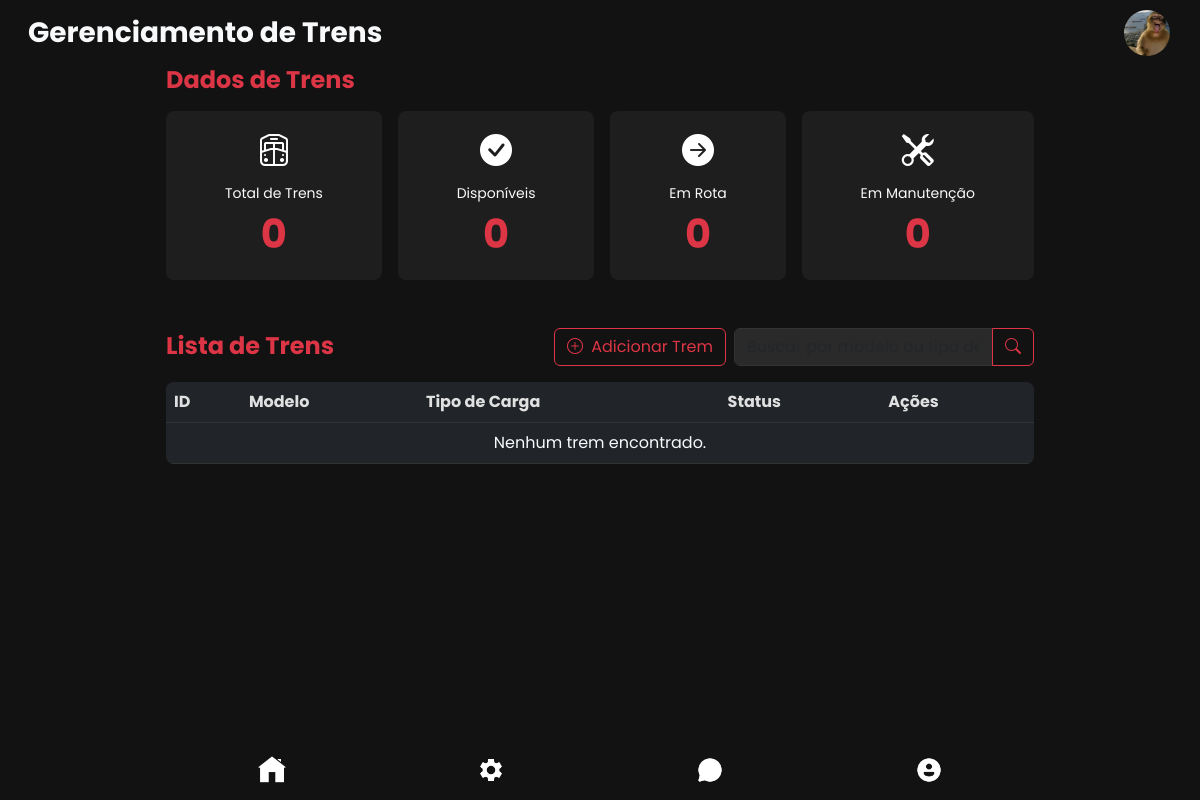
Before: /public/adm/trens.php (signed in) with the older database file.
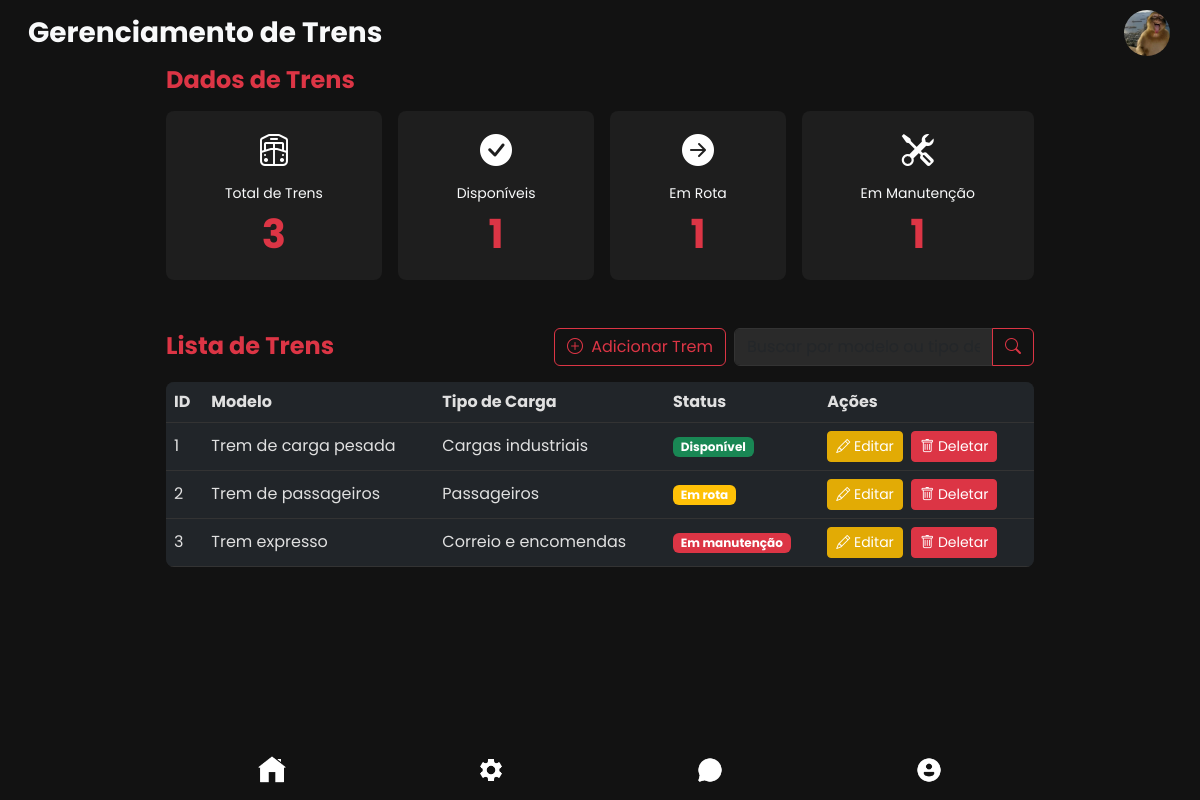
After: the same page with the newer database file.
### tables this page shows
CREATE TABLE Trens (
    id INT PRIMARY KEY AUTO_INCREMENT,
    modelo VARCHAR (50) NOT NULL,
    tipo_carga VARCHAR(50) NOT NULL,
    status ENUM('Disponível', 'Em rota', 'Em manutenção')
);

### public/adm/trens.php (the view, shortened to what this page needs)
<?php
require "../../config/bd.php";
$stmt_total = $conn->prepare("SELECT COUNT(*) as total FROM Trens");
$stmt_total->execute();
$total_trens = $stmt_total->get_result()->fetch_assoc()['total'];
$stmt_disponiveis = $conn->prepare("SELECT COUNT(*) as total FROM Trens WHERE status = 'Disponível'");
$stmt_disponiveis->execute();
$trens_disponiveis = $stmt_disponiveis->get_result()->fetch_assoc()['total'];
$stmt_em_rota = $conn->prepare("SELECT COUNT(*) as total FROM Trens WHERE status = 'Em rota'");
$stmt_em_rota->execute();
$trens_em_rota = $stmt_em_rota->get_result()->fetch_assoc()['total'];
$stmt_manutencao = $conn->prepare("SELECT COUNT(*) as total FROM Trens WHERE status = 'Em manutenção'");
$stmt_manutencao->execute();
$trens_manutencao = $stmt_manutencao->get_result()->fetch_assoc()['total'];
$busca = $_GET['busca'] ?? '';
$where_clause = !empty($busca) ? "WHERE (t.modelo LIKE ? OR t.tipo_carga LIKE ?)" : "";
$stmt_trens = $conn->prepare("SELECT t.id, t.modelo, t.tipo_carga, t.status
                                   FROM Trens t
                                   $where_clause
                                   ORDER BY t.id ASC
                                   LIMIT 20");
$stmt_trens->execute();
$trens = $stmt_trens->get_result()->fetch_all(MYSQLI_ASSOC);
?>
<!DOCTYPE html>
<html lang="pt-BR">
<head>
    <link href="https://cdn.jsdelivr.net/npm/bootstrap@5.3.0/dist/css/bootstrap.min.css" rel="stylesheet" />
    <link rel="stylesheet" href="https://cdn.jsdelivr.net/npm/bootstrap-icons@1.11.0/font/bootstrap-icons.css">
</head>
<body>
    <header class="bg-transparent">
        <nav class="navbar navbar-expand-lg navbar-dark bg-transparent px-3 py-2">
            <div class="container-fluid">
                <div class="d-flex justify-content-between align-items-center w-100">
                    <div class="text-oi">
                        <h1 class="text-light fw-bold mb-0 fs-3">Gerenciamento de Trens</h1>
                    </div>
                    <div class="pfp">
                        <img src="<?php echo htmlspecialchars($_SESSION['foto'] ?? '../../assets/img/perfil.png'); ?>" alt="Foto de perfil" class="pfp-img" />
                    </div>
                </div>
            </div>
        </nav>
    </header>
    <main class="container px-3" style="max-width: 900px; margin-bottom: 2rem;">
        <div class="stats mb-5">
            <div class="stats-titulo mb-3">
                <h3 class="text-danger fw-bold fs-4">Dados de Trens</h3>
            </div>
            <div class="stats-grid d-flex flex-wrap justify-content-between gap-3">
                <div class="card card-hover d-flex flex-column align-items-center text-center rounded-3 flex-fill p-3">
                    <div class="stat-icon mb-2">
                        <i class="bi bi-train-freight-front"></i>
                    </div>
                    <div class="stat-text w-100">
                        <div class="stat-label text-light small">Total de Trens</div>
                        <div class="stat-number"><?php echo number_format($total_trens); ?></div>
                    </div>
                </div>
                <div class="card card-hover d-flex flex-column align-items-center text-center rounded-3 flex-fill p-3">
                    <div class="stat-icon mb-2">
                        <i class="bi bi-check-circle-fill"></i>
                    </div>
                    <div class="stat-text w-100">
                        <div class="stat-label text-light small">Disponíveis</div>
                        <div class="stat-number"><?php echo number_format($trens_disponiveis); ?></div>
                    </div>
                </div>
                <div class="card card-hover d-flex flex-column align-items-center text-center rounded-3 flex-fill p-3">
                    <div class="stat-icon mb-2">
                        <i class="bi bi-arrow-right-circle-fill"></i>
                    </div>
                    <div class="stat-text w-100">
                        <div class="stat-label text-light small">Em Rota</div>
                        <div class="stat-number"><?php echo number_format($trens_em_rota); ?></div>
                    </div>
                </div>
                <div class="card card-hover d-flex flex-column align-items-center text-center rounded-3 flex-fill p-3">
                    <div class="stat-icon mb-2">
                        <i class="bi bi-tools"></i>
                    </div>
                    <div class="stat-text w-100">
                        <div class="stat-label text-light small">Em Manutenção</div>
                        <div class="stat-number"><?php echo number_format($trens_manutencao); ?></div>
                    </div>
                </div>
            </div>
        </div>
        <div class="atividades mb-5">
            <div class="d-flex justify-content-between align-items-center mb-3">
                <h3 class="text-danger fw-bold fs-4 mb-0">Lista de Trens</h3>
                <div class="d-flex gap-2">
                    <button class="btn btn-outline-danger" onclick="limparModalParaAdicionar()" data-bs-toggle="modal" data-bs-target="#editarModal">
                        <i class="bi bi-plus-circle me-1"></i> Adicionar Trem
                    </button>
                    <div class="input-group" style="max-width: 300px;">
                        <input type="text" class="form-control" id="buscaInput" placeholder="Buscar por modelo ou tipo de carga..." value="<?php echo htmlspecialchars($busca); ?>">
                        <button class="btn btn-outline-danger" type="button" onclick="filtrarTrens()"><i class="bi bi-search"></i></button>
                    </div>
                </div>
            </div>
            <div class="table-responsive">
                <table class="table table-dark table-hover rounded-3 overflow-hidden" id="trensTable">
                    <thead>
                        <tr>
                            <th scope="col">ID</th>
                            <th scope="col">Modelo</th>
                            <th scope="col">Tipo de Carga</th>
                            <th scope="col">Status</th>
                            <th scope="col">Ações</th>
                        </tr>
                    </thead>
                    <tbody>
                        <?php if (!empty($trens)): ?>
                            <?php foreach ($trens as $trem): ?>
                                <tr data-modelo="<?php echo strtolower($trem['modelo']); ?>" data-tipo="<?php echo strtolower($trem['tipo_carga']); ?>">
                                    <td><?php echo $trem['id']; ?></td>
                                    <td><?php echo htmlspecialchars($trem['modelo']); ?></td>
                                    <td><?php echo htmlspecialchars($trem['tipo_carga']); ?></td>
                                    <td>
                                        <?php
                                        $status = $trem['status'];
                                        $badge_class = ($status === 'Disponível') ? 'bg-success' : (($status === 'Em rota') ? 'bg-warning' : 'bg-danger');
                                        ?>
                                        <span class="badge <?php echo $badge_class; ?>"><?php echo $status; ?></span>
                                    </td>
                                    <td>
                                        <button class="btn btn-sm btn-warning me-1" onclick="editarTrem(<?php echo $trem['id']; ?>, '<?php echo htmlspecialchars(addslashes($trem['modelo'])); ?>', '<?php echo htmlspecialchars(addslashes($trem['tipo_carga'])); ?>', '<?php echo htmlspecialchars(addslashes($trem['status'])); ?>')">
                                            <i class="bi bi-pencil"></i> Editar
                                        </button>
                                        <form method="POST" action="model/delete_trens.php?id=<?php echo $trem['id']; ?>" style="display: inline;" onsubmit="return confirm('Deletar este trem? Ação irreversível!');">
                                            <button type="submit" class="btn btn-sm btn-danger"><i class="bi bi-trash"></i> Deletar</button>
                                        </form>
                                    </td>
                                </tr>
                            <?php endforeach; ?>
                        <?php else: ?>
                            <tr>
                                <td colspan="5" class="text-center text-light">Nenhum trem encontrado.</td>
                            </tr>
                        <?php endif; ?>
                    </tbody>
                </table>
            </div>
        </div>
    </main>
    <footer class="rodape position-fixed bottom-0 w-100 py-2 px-3" role="contentinfo" aria-label="Menu de navegação inferior">
        <div class="container d-flex justify-content-around align-items-center" style="max-width: 900px;">
            <a href="home.php" class="footer-icon text-center text-decoration-none p-2" aria-label="Início">
                <img src="../../assets/img/casa.png" alt="Início" />
            </a>
            <a href="gerenciamento.php" class="footer-icon text-center text-decoration-none p-2" aria-label="Gerenciamento">
                <img src="../../assets/img/gerenciamento.png" alt="Gerenciamento" />
            </a>
            <a href="chat.php" class="footer-icon text-center text-decoration-none p-2" aria-label="Chat">
                <img src="../../assets/img/chat.png" alt="Chat" />
            </a>
            <a href="perfil.php" class="footer-icon text-center text-decoration-none p-2" aria-label="Perfil">
                <img src="../../assets/img/perfil.png" alt="Perfil" />
            </a>
        </div>
    </footer>
</body>
</html>

### public/adm/trens.php (style rules this page uses)
body { font-family: 'Poppins', sans-serif; background-color: #121212; color: #e0e0e0; min-height: 100vh; padding-bottom: 70px; }
.card-hover { background-color: #1e1e1e !important; transition: background-color 0.3s ease; border: none; }
.pfp-img { width: 50px; height: 50px; object-fit: cover; border-radius: 50%; border: 2px solid transparent; transition: border-color 0.3s ease; }
.footer-icon img { width: 28px; height: 28px; filter: brightness(0) invert(1); transition: filter 0.3s ease; }
.rodape { background-color: #121212; border: none; box-shadow: none; z-index: 1000; }
.stat-number { font-size: 2.5rem; font-weight: bold; color: #dc3545; }
.stat-icon i { font-size: 2rem; color: #fff; }
.table-dark { background-color: #1e1e1e; }
.table-dark th, .table-dark td { border-color: #333; color: #e0e0e0; vertical-align: middle; }
.table-dark .btn { white-space: nowrap; }
.form-control, .form-select { background-color: #2a2a2a; border-color: #333; color: #e0e0e0; }
.btn-warning { background-color: #e2ab05ff; border-color: #e2ab05ff; color: #fff; }
.btn-danger { background-color: #dc3545; border-color: #dc3545; }

Changed rows visible on the page:
added trens: id "1", modelo "Trem de carga pesada", tipo_carga "Cargas industriais", status "Disponível"
added trens: id "2", modelo "Trem de passageiros", tipo_carga "Passageiros", status "Em rota"
added trens: id "3", modelo "Trem expresso", tipo_carga "Correio e encomendas", status "Em manutenção"
Other visible differences:
$total_trens: "0" → "3"
$trens_disponiveis: "0" → "1"
$trens_em_rota: "0" → "1"
$trens_manutencao: "0" → "1"
text no longer shown: "Nenhum trem encontrado."
